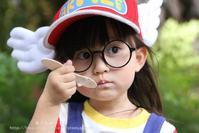
#> input picture images/child.jpg, 199 x 133 px
$ python ex2.py
#> lines starting #> are read from the running program, lines starting #| are printed output that depends on the picture
import cv2

import numpy as np

img=cv2.imread('../images/child.jpg',0)
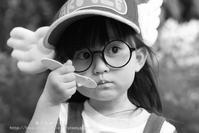
#> img: shape (133, 199); min 0, max 255, mean 128.4

rows,cols=img.shape
#> rows = 133; cols = 199

M=cv2.getRotationMatrix2D((cols/2,rows/2),45,0.6)


dst=cv2.warpAffine(img,M,(cols,rows))
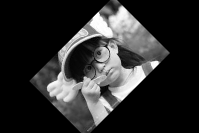
#> dst: shape (133, 199); min 0, max 255, mean 46.1

cv2.imwrite('img.png',dst)

cv2.imshow('img',dst)

cv2.waitKey(0)

cv2.destroyAllWindows()

$ run again, with images/dave.jpg copied over images/child.jpg
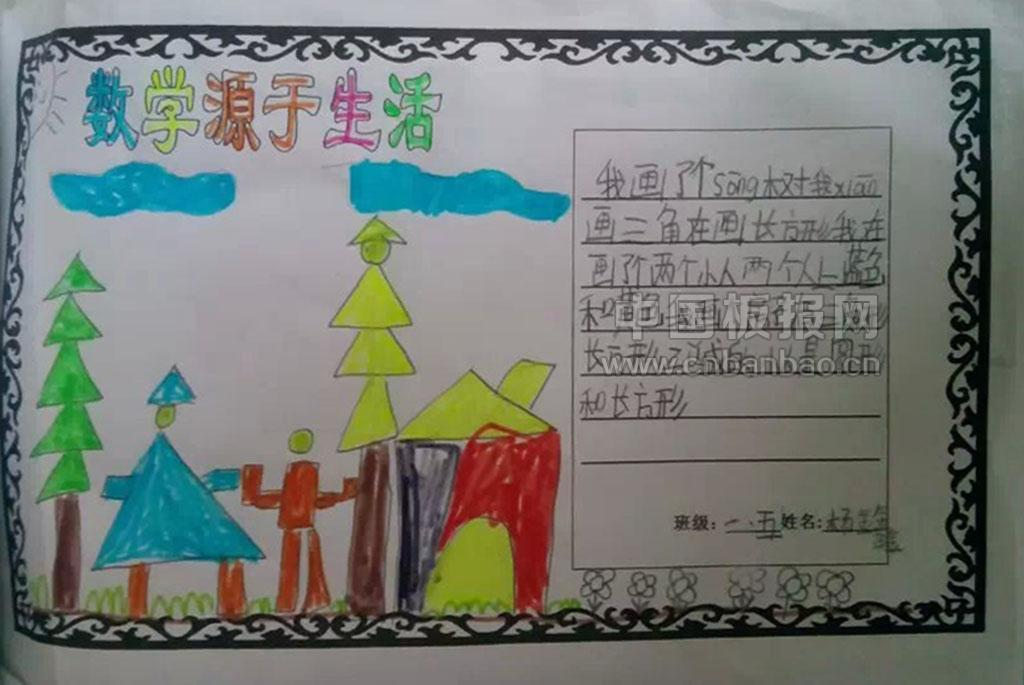
#> input picture images/dave.jpg, 1024 x 685 px
#> `img=cv2.imread('../images/child.jpg',0)`:
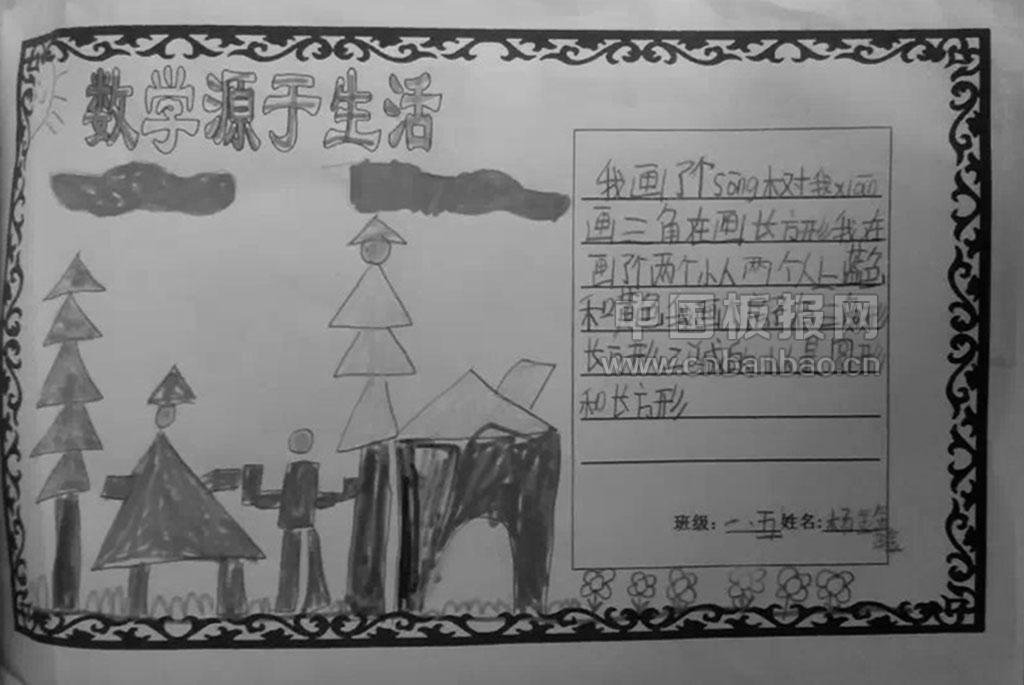
#> img: shape (685, 1024); min 0, max 211, mean 121.7
#> `dst=cv2.warpAffine(img,M,(cols,rows))`:
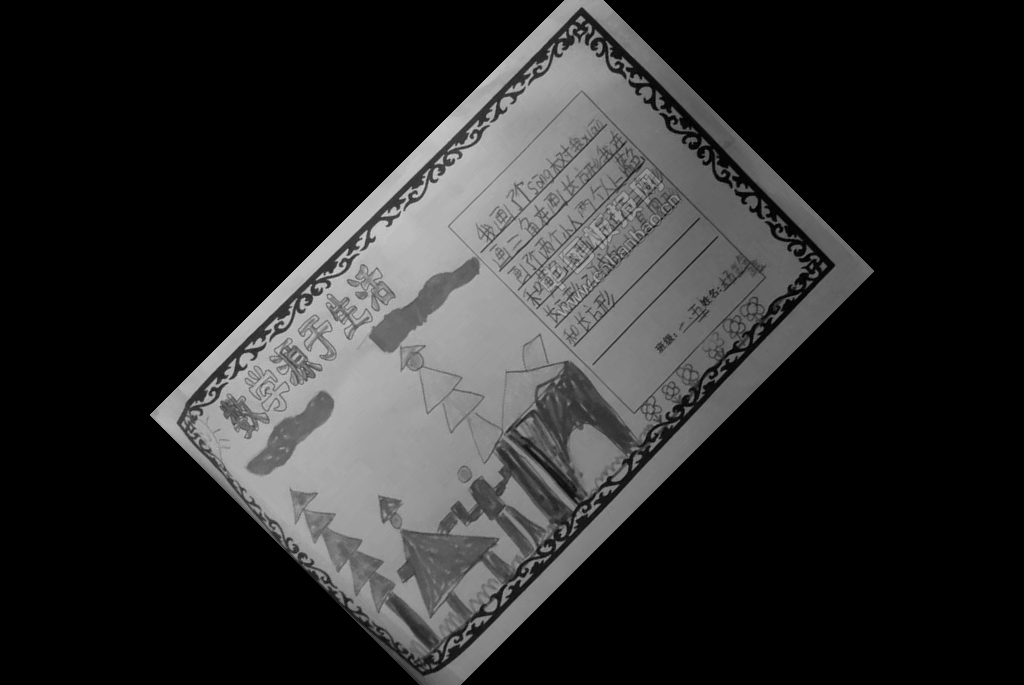
#> dst: shape (685, 1024); min 0, max 207, mean 43.7

$ run again, with images/flower123.jpg copied over images/child.jpg
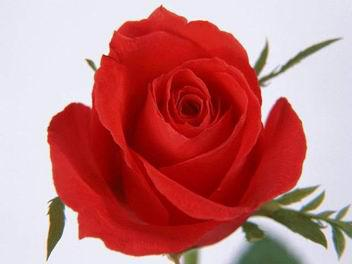
#> input picture images/flower123.jpg, 352 x 264 px
#> `img=cv2.imread('../images/child.jpg',0)`:
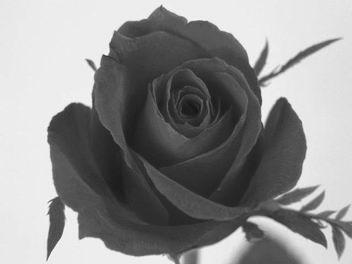
#> img: shape (264, 352); min 19, max 255, mean 143.8
#> `dst=cv2.warpAffine(img,M,(cols,rows))`:
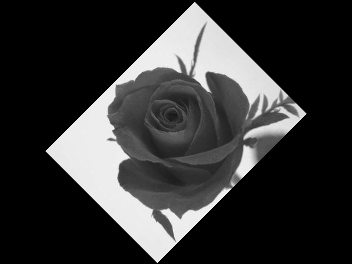
#> dst: shape (264, 352); min 0, max 253, mean 51.8

$ run again, with images/frame.jpg copied over images/child.jpg
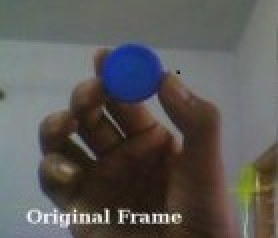
#> input picture images/frame.jpg, 139 x 119 px (shown 2 times larger)
#> `img=cv2.imread('../images/child.jpg',0)`:
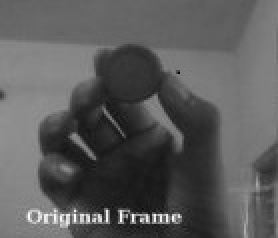
#> img: shape (119, 139) (shown 2 times larger); min 0, max 255, mean 90.6
#> `dst=cv2.warpAffine(img,M,(cols,rows))`:
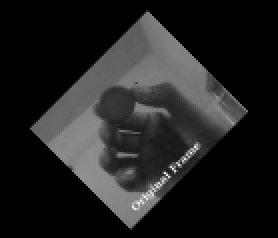
#> dst: shape (119, 139) (shown 2 times larger); min 0, max 241, mean 32.6
